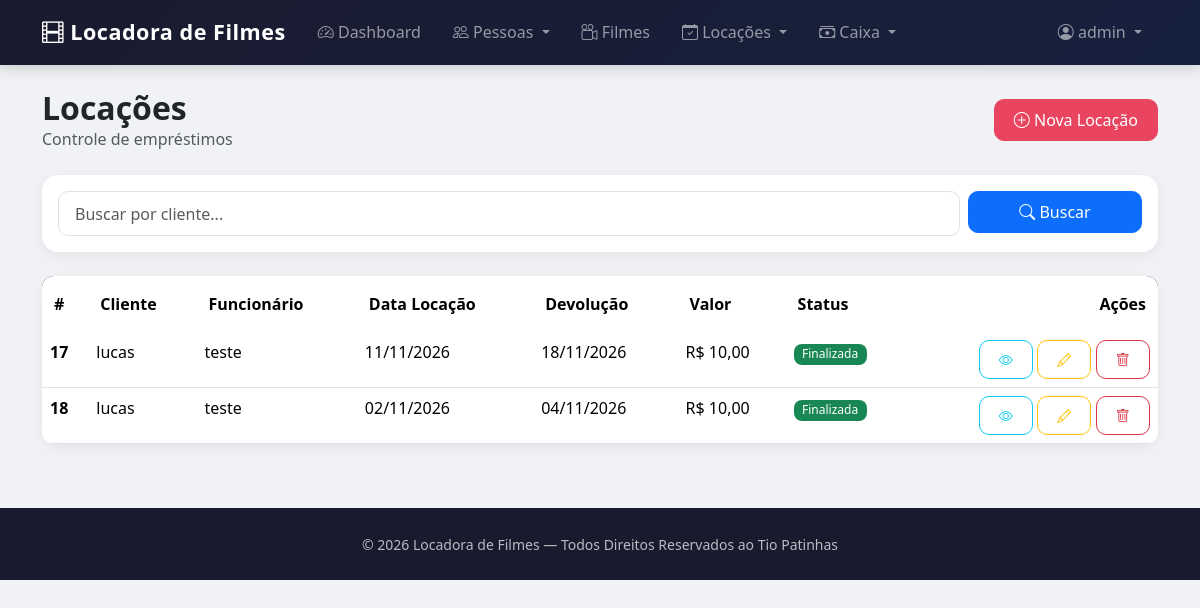
The page /locacoes/ (signed in) on the database its author committed.
### locacoes/models.py (models this page shows, shortened)
class Locacao(models.Model):
    STATUS_CHOICES = [
        ('A', 'Aberta'),
        ('F', 'Finalizada'),
        ('C', 'Cancelada'),
    ]
    cliente = models.ForeignKey(Cliente, on_delete=models.PROTECT, related_name='locacoes', verbose_name='Cliente')
    funcionario = models.ForeignKey(Funcionario, on_delete=models.PROTECT, related_name='locacoes', verbose_name='Funcionário')
    data_locacao = models.DateField(verbose_name='Data da Locação')
    data_devolucao = models.DateField(verbose_name='Data Prevista de Devolução')
    real_data_devolucao = models.DateField(null=True, blank=True, verbose_name='Data Real de Devolução')
    valor = models.DecimalField(max_digits=10, decimal_places=2, default=0, verbose_name='Valor Total')
    status = models.CharField(max_length=1, choices=STATUS_CHOICES, default='A', verbose_name='Status')
    multa_aplicada = models.DecimalField(max_digits=10, decimal_places=2, default=0, verbose_name='Multa Aplicada')
    registrado_caixa = models.BooleanField(default=False, verbose_name='Registrado no Caixa')
    filmes = models.ManyToManyField(Filme, through='LocacaoFilme', related_name='locacoes')
    class Meta:
        verbose_name = 'Locação'
        verbose_name_plural = 'Locações'
        ordering = ['-data_locacao']

### pessoas/models.py (models this page shows, shortened)
class Pessoa(models.Model):
    nome = models.CharField(max_length=100, verbose_name='Nome')
    cpf = models.CharField(max_length=14, unique=True, verbose_name='CPF')
    telefone = models.CharField(max_length=15, verbose_name='Telefone')
    email = models.EmailField(max_length=100, verbose_name='E-mail')
    endereco = models.CharField(max_length=200, verbose_name='Endereço')
    foto = models.ImageField(upload_to='pessoas/', null=True, blank=True, verbose_name='Foto')
    class Meta:
        abstract = True

class Cliente(Pessoa):
    data_cadastro = models.DateField(auto_now_add=True, verbose_name='Data de Cadastro')
    ativo = models.BooleanField(default=True, verbose_name='Ativo')
    documento = models.BooleanField(default=False, verbose_name='Documento Entregue')
    class Meta:
        verbose_name = 'Cliente'
        verbose_name_plural = 'Clientes'
        ordering = ['nome']

class Funcionario(Pessoa):
    cargo = models.CharField(max_length=50, verbose_name='Cargo')
    data_admissao = models.DateField(verbose_name='Data de Admissão')
    salario = models.DecimalField(max_digits=10, decimal_places=2, verbose_name='Salário')
    class Meta:
        verbose_name = 'Funcionário'
        verbose_name_plural = 'Funcionários'
        ordering = ['nome']

### locacoes/views.py (the view)
# urls.py: path('locacoes/', LocacaoListView.as_view(), name='locacoes'),
class LocacaoListView(LoginRequiredMixin, PermissionRequiredMixin, ListView):
    permission_required = 'locacoes.view_locacao'
    model = Locacao
    template_name = 'locacoes.html'
    context_object_name = 'locacoes'
    paginate_by = 10
    def get_queryset(self):
        qs = super().get_queryset().select_related('cliente', 'funcionario')
        buscar = self.request.GET.get('buscar')
        if buscar:
            qs = qs.filter(cliente__nome__icontains=buscar)
        return qs

### locacoes/templates/locacoes.html (shortened to what this page needs)
{% extends 'principal.html' %}
{% load django_bootstrap5 %}
{% block content %}
<div class="container mt-4">
    <div class="d-flex justify-content-between align-items-center mb-4">
        <div>
            <h2 class="fw-bold mb-0">Locações</h2>
            <p class="text-muted mb-0">Controle de empréstimos</p>
        </div>
        {% if perms.locacoes.add_locacao %}
        <a href="{% url 'locacao_nova' %}" class="btn btn-accent">
            <i class="bi bi-plus-circle"></i> Nova Locação
        </a>
        {% endif %}
    </div>
    <div class="card mb-4">
        <div class="card-body">
            <form method="get" class="row g-2">
                <div class="col-md-10">
                    <input type="text" name="buscar" class="form-control" placeholder="Buscar por cliente..." value="{{ request.GET.buscar }}">
                </div>
                <div class="col-md-2">
                    <button class="btn btn-primary w-100" type="submit"><i class="bi bi-search"></i> Buscar</button>
                </div>
            </form>
        </div>
    </div>
    <div class="card">
        <div class="card-body p-0">
            <div class="table-responsive">
                <table class="table table-hover mb-0">
                    <thead>
                        <tr>
                            <th>#</th>
                            <th>Cliente</th>
                            <th>Funcionário</th>
                            <th>Data Locação</th>
                            <th>Devolução</th>
                            <th>Valor</th>
                            <th>Status</th>
                            <th class="text-end">Ações</th>
                        </tr>
                    </thead>
                    <tbody>
                        {% for locacao in locacoes %}
                        <tr>
                            <td class="fw-semibold">{{ locacao.id }}</td>
                            <td>{{ locacao.cliente.nome }}</td>
                            <td>{{ locacao.funcionario.nome }}</td>
                            <td>{{ locacao.data_locacao|date:"d/m/Y" }}</td>
                            <td>{{ locacao.data_devolucao|date:"d/m/Y" }}</td>
                            <td>R$ {{ locacao.valor }}</td>
                            <td>
                                {% if locacao.status == 'A' %}
                                    <span class="badge bg-primary">Aberta</span>
                                {% elif locacao.status == 'F' %}
                                    <span class="badge bg-success">Finalizada</span>
                                {% else %}
                                    <span class="badge bg-secondary">Cancelada</span>
                                {% endif %}
                            </td>
                            <td class="text-end">
                                <a href="{% url 'locacao_detalhe' locacao.pk %}" class="btn btn-sm btn-outline-info"><i class="bi bi-eye"></i></a>
                                {% if perms.locacoes.change_locacao %}
                                <a href="{% url 'locacao_editar' locacao.pk %}" class="btn btn-sm btn-outline-warning"><i class="bi bi-pencil"></i></a>
                                {% endif %}
                                {% if perms.locacoes.delete_locacao %}
                                <a href="{% url 'locacao_excluir' locacao.pk %}" class="btn btn-sm btn-outline-danger"><i class="bi bi-trash"></i></a>
                                {% endif %}
                            </td>
                        </tr>
                        {% empty %}
                        <tr>
                            <td colspan="8" class="text-center text-muted py-5">Nenhuma locação cadastrada.</td>
                        </tr>
                        {% endfor %}
                    </tbody>
                </table>
            </div>
        </div>
    </div>
</div>
{% endblock %}

### home/templates/principal.html (shortened to what this page needs)
{% load static %}
{% load django_bootstrap5 %}
<!DOCTYPE html>
<html lang="pt-br">
<head>
    <link href="https://cdn.jsdelivr.net/npm/bootstrap@5.3.3/dist/css/bootstrap.min.css" rel="stylesheet">
    <link href="https://cdn.jsdelivr.net/npm/bootstrap-icons@1.11.3/font/bootstrap-icons.min.css" rel="stylesheet">
</head>
<body>
    <nav class="navbar navbar-expand-lg navbar-dark navbar-custom">
        <div class="container">
            <a class="navbar-brand" href="{% url 'home' %}">
                <i class="bi bi-film"></i> Locadora de Filmes
            </a>
            <div class="collapse navbar-collapse" id="navbarNav">
                <ul class="navbar-nav me-auto">
                    {% if request.user.is_authenticated %}
                    <li class="nav-item">
                        <a class="nav-link" href="{% url 'home' %}">
                            <i class="bi bi-speedometer2"></i> Dashboard
                        </a>
                    </li>
                    {% endif %}
                    {% if perms.pessoas.view_cliente or perms.pessoas.view_funcionario %}
                    <li class="nav-item dropdown">
                        <a class="nav-link dropdown-toggle" href="#" role="button" data-bs-toggle="dropdown">
                            <i class="bi bi-people"></i> Pessoas
                        </a>
                    </li>
                    {% endif %}
                    {% if perms.filmes.view_filme %}
                    <li class="nav-item">
                        <a class="nav-link" href="{% url 'filmes' %}">
                            <i class="bi bi-camera-reels"></i> Filmes
                        </a>
                    </li>
                    {% endif %}
                    {% if perms.locacoes.view_locacao or perms.locacoes.view_multa %}
                    <li class="nav-item dropdown">
                        <a class="nav-link dropdown-toggle" href="#" role="button" data-bs-toggle="dropdown">
                            <i class="bi bi-calendar-check"></i> Locações
                        </a>
                    </li>
                    {% endif %}
                    {% if perms.caixa.view_caixa or perms.caixa.view_transacao or perms.caixa.view_compravendafilme %}
                    <li class="nav-item dropdown">
                        <a class="nav-link dropdown-toggle" href="#" role="button" data-bs-toggle="dropdown">
                            <i class="bi bi-cash-stack"></i> Caixa
                        </a>
                    </li>
                    {% endif %}
                </ul>
                <ul class="navbar-nav ms-auto">
                    {% if request.user.is_authenticated %}
                        <li class="nav-item dropdown">
                            <a class="nav-link dropdown-toggle" href="#" role="button" data-bs-toggle="dropdown">
                                <i class="bi bi-person-circle"></i> {{ request.user.username }}
                            </a>
                        </li>
                    {% else %}
                        <li class="nav-item">
                            <a class="nav-link" href="{% url 'login' %}">
                                <i class="bi bi-box-arrow-in-right"></i> Login
                            </a>
                        </li>
                    {% endif %}
                </ul>
            </div>
        </div>
    </nav>
    <main>
        {% block content %}{% endblock %}
    </main>
    <footer class="text-center">
        <div class="container">
            <small>© {% now "Y" %} Locadora de Filmes — Todos Direitos Reservados ao Tio Patinhas</small>
        </div>
    </footer>
</body>
</html>

### home/templates/principal.html (style rules this page uses)
:root { --primary: #1a1a2e; --secondary: #16213e; --accent: #e94560; --accent-hover: #ff6b81; --light-bg: #f8f9fa; }
body { background-color: #f0f2f5; font-family: 'Segoe UI', system-ui, -apple-system, sans-serif; }
.navbar-custom { background: linear-gradient(135deg, var(--primary), var(--secondary)); box-shadow: 0 4px 12px rgba(0,0,0,0.15); padding: 0.7rem 0; }
.navbar-custom .navbar-brand { font-weight: 700; font-size: 1.35rem; letter-spacing: 0.5px; }
.navbar-custom .nav-link { font-weight: 500; padding: 0.5rem 1rem !important; border-radius: 8px; transition: all 0.2s; }
.card { border: none; border-radius: 16px; box-shadow: 0 4px 16px rgba(0,0,0,0.06); transition: transform 0.2s, box-shadow 0.2s; }
.btn { border-radius: 10px; font-weight: 500; padding: 0.5rem 1.2rem; }
.btn-accent { background-color: var(--accent); border-color: var(--accent); color: white; }
.table { border-radius: 12px; overflow: hidden; }
.table thead { background-color: var(--primary); color: white; }
.table thead th { border: none; font-weight: 600; padding: 1rem 0.75rem; }
.table tbody tr { transition: background-color 0.15s; }
.badge { font-weight: 500; padding: 0.4em 0.7em; border-radius: 8px; }
footer { background: var(--primary); color: rgba(255,255,255,0.7); padding: 1.5rem 0; margin-top: 4rem; }
.form-control, .form-select { border-radius: 10px; border: 1px solid #dee2e6; padding: 0.6rem 1rem; }

### rows shown on the page
Locacao: id "17", cliente.nome "lucas", funcionario.nome "teste", data_locacao "11/11/2026", data_devolucao "18/11/2026", valor "10,00", status "Finalizada"
Locacao: id "18", cliente.nome "lucas", funcionario.nome "teste", data_locacao "02/11/2026", data_devolucao "04/11/2026", valor "10,00", status "Finalizada"

### other values the page prints
{{ request.user.username }} "admin"
